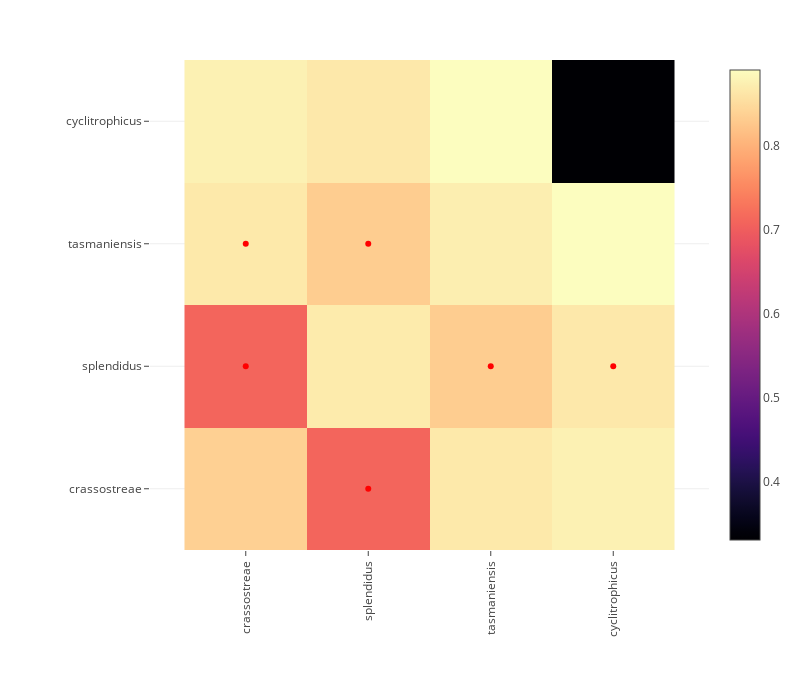

Notebook source saved alongside this figure:
### Code cell
include("fix-component-base.jl");

### Figure 1 — Plotly figure (JSON) as saved in the notebook; plotly's stock layout.template omitted (floating-point values rounded to 4 significant figures; data arrays with more than 128 entries replaced by an {"elided": "..."} marker saying what was removed)
{"data": [{"colorscale": {"elided": "256x2 mixed values"}, "type": "heatmap", "x": ["crassostreae", "splendidus", "tasmaniensis", "cyclitrophicus"], "y": ["crassostreae", "splendidus", "tasmaniensis", "cyclitrophicus"], "z": [[0.8357, 0.7095, 0.8658, 0.8749], [0.7095, 0.8673, 0.833, 0.8647], [0.8658, 0.833, 0.8725, 0.8897], [0.8749, 0.8647, 0.8897, 0.3314]]}, {"hoverinfo": "skip", "marker": {"color": "red"}, "mode": "markers", "type": "scatter", "x": ["splendidus", "crassostreae", "cyclitrophicus", "tasmaniensis", "crassostreae", "splendidus"], "y": ["crassostreae", "splendidus", "splendidus", "splendidus", "tasmaniensis", "tasmaniensis"]}], "layout": {"height": 700, "margin": {"b": 150, "l": 150, "r": 50, "t": 60}, "width": 800, "xaxis": {"scaleanchor": "y", "tickangle": -90}}}
